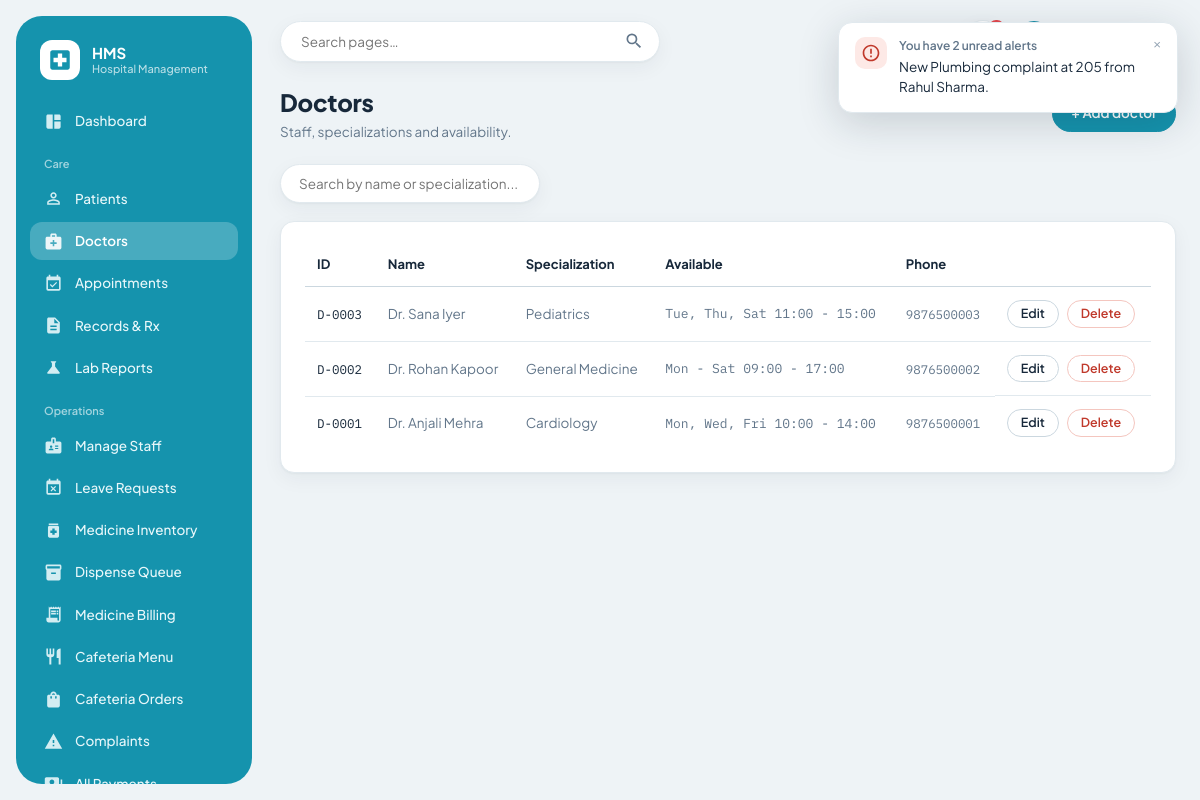
/doctors/ (signed in), run on the app's committed database.
### models.py (models this page shows)
class Doctor(db.Model):
    __tablename__ = "doctors"
    id = db.Column(db.Integer, primary_key=True)
    name = db.Column(db.String(120), nullable=False)
    specialization = db.Column(db.String(120), nullable=False)
    phone = db.Column(db.String(20))
    available_days = db.Column(db.String(120))   # e.g. "Mon,Wed,Fri"
    available_time = db.Column(db.String(60))    # e.g. "10:00 - 14:00"
    consultation_fee = db.Column(db.Float, default=500.0)
    created_at = db.Column(db.DateTime, default=datetime.utcnow)
    appointments = db.relationship("Appointment", backref="doctor", lazy=True)
    medical_records = db.relationship("MedicalRecord", backref="doctor", lazy=True)

### routes/doctors.py (the view)
@doctors_bp.route("/")
@login_required(roles=["admin"])
def list_doctors():
    q = request.args.get("q", "").strip()
    query = Doctor.query
    if q:
        query = query.filter(Doctor.name.ilike(f"%{q}%") | Doctor.specialization.ilike(f"%{q}%"))
    doctors = query.order_by(Doctor.id.desc()).all()
    return render_template("doctors/list.html", doctors=doctors, q=q)

### routes/auth_utils.py (called while the page is built)
def get_current_user():
    if "user_id" not in session:
        return None
    if not hasattr(g, "_current_user"):
        g._current_user = User.query.get(session["user_id"])
    return g._current_user

def login_required(roles=None):
    def decorator(view_func):
        @wraps(view_func)
        def wrapped(*args, **kwargs):
            user = get_current_user()
            if user is None:
                flash("Please log in to continue.", "error")
                return redirect(url_for("auth.portal"))
            if roles and user.role not in roles:
                flash("You don't have access to that page.", "error")
                return redirect(url_for("auth.dashboard_redirect"))
            return view_func(*args, **kwargs)
        return wrapped
    return decorator

### templates/doctors/list.html (shortened to what this page needs)
{% extends "base.html" %}
{% block content %}
<div class="page-header">
  <div>
    <h2>Doctors</h2>
    <p class="subtitle">Staff, specializations and availability.</p>
  </div>
  <a class="btn btn-primary" href="{{ url_for('auth.staff_new') }}">+ Add doctor</a>
</div>
<div class="toolbar">
  <form class="search-box" method="get">
    <input type="text" name="q" value="{{ q }}" placeholder="Search by name or specialization...">
  </form>
</div>
<div class="panel">
  <table>
    <thead>
      <tr><th>ID</th><th>Name</th><th>Specialization</th><th>Available</th><th>Phone</th><th></th></tr>
    </thead>
    <tbody>
      {% for d in doctors %}
      <tr>
        <td class="id-cell">D-{{ "%04d"|format(d.id) }}</td>
        <td>Dr. {{ d.name }}</td>
        <td>{{ d.specialization }}</td>
        <td class="mono" style="font-size:13px;">{{ d.available_days or '—' }} {{ d.available_time or '' }}</td>
        <td class="mono">{{ d.phone or '—' }}</td>
        <td class="table-actions">
          <a class="btn btn-sm" href="{{ url_for('doctors.edit_doctor', doctor_id=d.id) }}">Edit</a>
          <form method="post" action="{{ url_for('doctors.delete_doctor', doctor_id=d.id) }}"
                onsubmit="return confirm('Remove Dr. {{ d.name }}?');">
            <button class="btn btn-sm btn-danger" type="submit">Delete</button>
          </form>
        </td>
      </tr>
      {% else %}
      <tr class="empty-row"><td colspan="6">No doctors added yet.</td></tr>
      {% endfor %}
    </tbody>
  </table>
</div>
{% endblock %}

### static/css/style.css (style rules this page uses)
:root { --bg: #EEF3F6; --panel: #FFFFFF; --panel-soft: #F6FAFB; --ink: #17283A; --muted-ink: #62768A; --faint-ink: #93A3B3; --primary: #1593AD; --primary-dark: #0F7A91; --primary-soft: #E2F3F7; --primary-ink: #0B5E70; --sidebar: #1593AD; --sidebar-ink: #E8F7FA; --sidebar-active: rgba(255, 255, 255, 0.22); --border: #E1E9EE; --border-strong: #CBD7DF; --alert: #C0392B; --alert-bg: #FDE9E6; --alert-border: #F4C6BF; --success: #228B5B; --success-bg: #DDF5E7; --success-border: #B7E6CB; --warn: #A9690B; --warn-bg: #FDF0D0; --warn-border: #F2DB9C; --info-bg: #E2F3F7; --info: #0F7A91; --radius: 14px; --radius-sm: 10px; --shadow: 0 1px 2px rgba(23, 40, 58, 0.04), 0 6px 20px rgba(23, 40, 58, 0.05); --shadow-pop: 0 10px 40px rgba(23, 40, 58, 0.18); --font-ui: "Plus Jakarta Sans", "Nunito Sans", -apple-system, "Segoe UI", system-ui, sans-serif; --font-mono: "IBM Plex Mono", "SFMono-Regular", Menlo, Consolas, monospace; }
* { box-sizing: border-box; }
html, body { margin: 0; padding: 0; background: var(--bg); color: var(--ink); font-family: var(--font-ui); font-size: 14.5px; line-height: 1.5; -webkit-font-smoothing: antialiased; }
a { color: var(--primary-dark); text-decoration: none; }
.page-header { display: flex; align-items: center; justify-content: space-between; margin-bottom: 22px; gap: 16px; flex-wrap: wrap; }
.page-header h2 { font-size: 24px; font-weight: 800; margin: 0 0 2px; letter-spacing: -0.01em; }
.page-header .subtitle { color: var(--muted-ink); font-size: 13.5px; margin: 0; max-width: 640px; }
.btn { display: inline-flex; align-items: center; justify-content: center; gap: 7px; padding: 10px 18px; border-radius: 999px; border: 1px solid var(--border-strong); background: var(--panel); color: var(--ink); font-size: 13.5px; font-weight: 600; font-family: inherit; cursor: pointer; line-height: 1.1; }
.btn-primary { background: var(--primary); border-color: var(--primary); color: #fff; }
.btn-danger { background: var(--panel); border-color: var(--alert-border); color: var(--alert); }
.btn-sm { padding: 6px 13px; font-size: 12.5px; }
.panel { background: var(--panel); border: 1px solid var(--border); border-radius: var(--radius); padding: 22px 24px; box-shadow: var(--shadow); }
table { width: 100%; border-collapse: collapse; font-size: 13.5px; }
thead th { text-align: left; font-weight: 700; color: var(--ink); font-size: 13px; padding: 11px 12px; border-bottom: 1px solid var(--border-strong); white-space: nowrap; }
tbody td { padding: 13px 12px; border-bottom: 1px solid var(--border); vertical-align: middle; color: var(--muted-ink); }
tbody td:first-child, tbody td a { color: inherit; }
tbody tr:last-child td { border-bottom: 0; }
.panel > table, .panel { overflow-x: auto; }
.id-cell { font-family: var(--font-mono); color: var(--muted-ink); font-size: 12.5px; }
.table-actions { display: flex; gap: 8px; align-items: center; flex-wrap: wrap; }
.table-actions form { margin: 0; }
.mono { font-family: var(--font-mono); font-size: 0.92em; }
.toolbar { display: flex; justify-content: space-between; align-items: center; gap: 12px; margin-bottom: 18px; flex-wrap: wrap; }
.search-box input { padding: 10px 18px; border: 1px solid var(--border); border-radius: 999px; font-size: 13.5px; width: 260px; background: var(--panel); color: var(--ink); font-family: inherit; box-shadow: var(--shadow); }

### data on the page
Doctor: id "0003", name "Sana Iyer", specialization "Pediatrics", available_days "Tue, Thu, Sat", available_time "11:00 - 15:00", phone "9876500003"
Doctor: id "0002", name "Rohan Kapoor", specialization "General Medicine", available_days "Mon - Sat", available_time "09:00 - 17:00", phone "9876500002"
Doctor: id "0001", name "Anjali Mehra", specialization "Cardiology", available_days "Mon, Wed, Fri", available_time "10:00 - 14:00", phone "9876500001"
